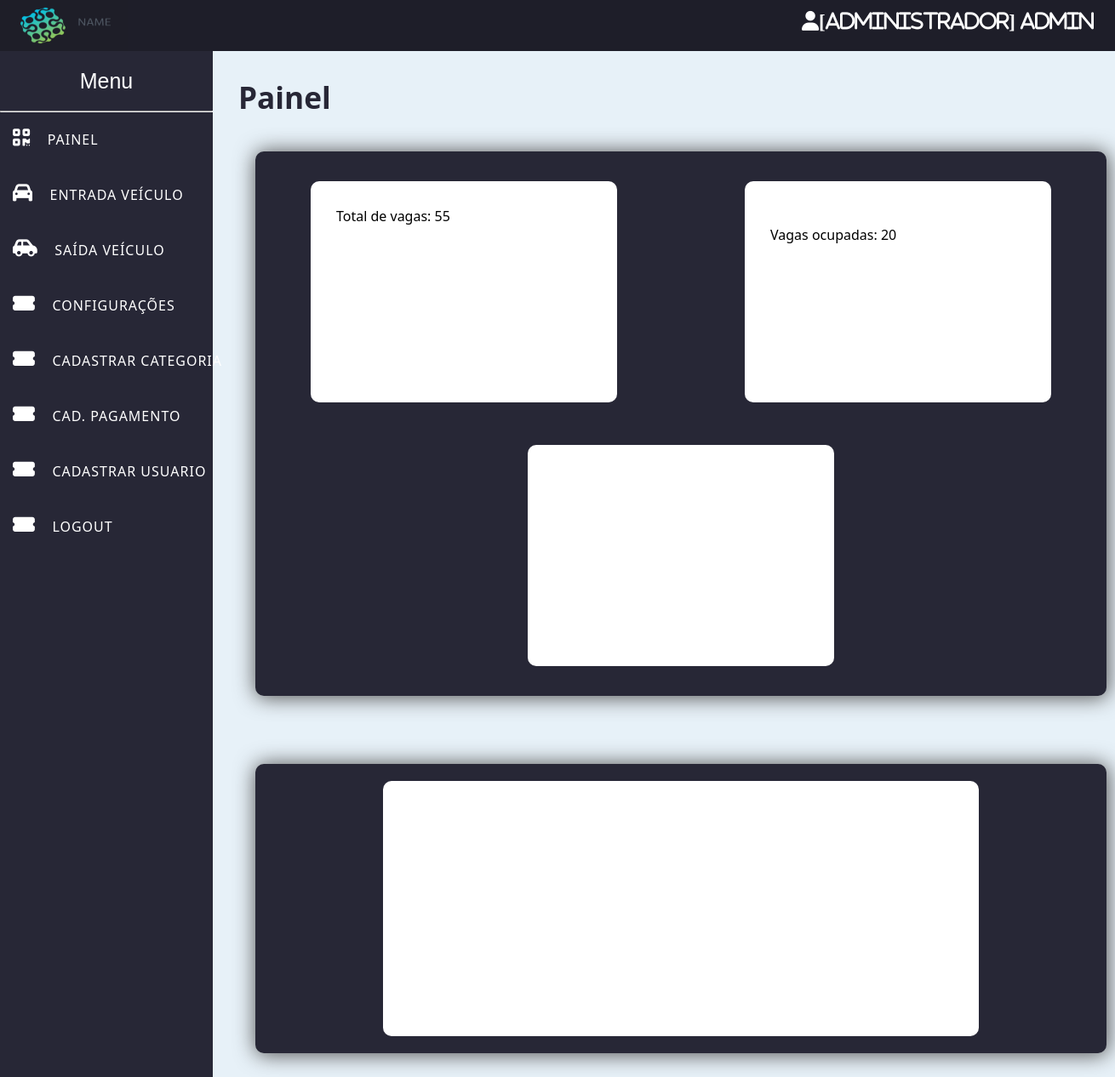
/index.php (signed in), run on the app's committed database.
### tables this page shows
CREATE TABLE `usuarios` (
  `id_usuario` int(4) NOT NULL AUTO_INCREMENT,
  `nome_usuario` varchar(50) DEFAULT NULL,
  `email` varchar(100) DEFAULT NULL,
  `senha` varchar(80) DEFAULT NULL,
  `nivel` varchar(15) DEFAULT NULL,
  PRIMARY KEY (`id_usuario`)
);

CREATE TABLE `configuracoes` (
  `id` int(11) NOT NULL AUTO_INCREMENT,
  `total_vagas` int(10) DEFAULT NULL,
  `total_vagas_ocupadas` int(10) DEFAULT NULL,
  `valor_pequeno` decimal(10,2) DEFAULT NULL,
  `valor_medio` decimal(10,2) DEFAULT NULL,
  `valor_grande` decimal(10,2) DEFAULT NULL,
  `tempo_isencao` int(2) DEFAULT NULL,
  `nome_estacionamento` varchar(45) DEFAULT NULL,
  `endereco` varchar(50) DEFAULT NULL,
  `mensagem` varchar(110) DEFAULT NULL,
  `telefone` varchar(15) DEFAULT NULL,
  PRIMARY KEY (`id`)
);

### index.php (the view, shortened to what this page needs)
<head>
<?php include('sidebar.php') ?>
<?php include('db/config.php');
    ?>
    <link rel="stylesheet" href="css/home.css">
</head>
<?php
$result_vagas = "SELECT * FROM configuracoes";
$result_verifica_vagas = mysqli_query($con, $result_vagas);
while ($result_vagas = mysqli_fetch_assoc($result_verifica_vagas)) {
    $total_vagas = "Total de vagas: " . $result_vagas['total_vagas'];
    $total_vagas_ocupadas = "<br>Vagas ocupadas: " . $result_vagas['total_vagas_ocupadas'];
}
?>
<body>
<body>
    <main>
        <div class="titulo">
            <h4>Painel</h4>
        </div>
        <div class="container-dados-vagas" fixed>
            <div class="dados-vagas">
            <?php echo " $total_vagas" ?>
            </div>
            <div class="dados-vagas">
            <?php echo " $total_vagas_ocupadas" ?>
            </div>
            <div class="dados-vagas">
            </div>
        </div>
        <div class="container-dados-vagas-02">
            <div class="dashboard">
            </div>
        </div>
    </main>
</body>
</body>

### sidebar.php (shortened to what this page needs)
<!DOCTYPE html>
<html lang="pt-br">
<head>
    <?php include('db/config.php');
    $id_usuario = @$_SESSION['id_usuario'];
    include('db/config.php');
    $query = "SELECT * FROM usuarios WHERE id_usuario='$id_usuario'";
    $result = mysqli_query($con, $query);
    while ($usuario = mysqli_fetch_assoc($result)) {
        $login = $usuario['nome_usuario'];
        $nivel = $usuario['nivel'];
    }
    ?>
    <link rel="stylesheet" href="css/sidebar.css">
</head>
<div class="topbar">
    <img src="img/corp.jpg" alt="logo marca">
    <i class="fas fa-light fa-user" id="user-icon"><?php echo "[" . @$nivel . "] " . @$login;  ?></i>
</div>
<div class="sidebar">
    <header> Menu </header>
    <hr>
    <a class="a-efeito" href="index.php">
        <i class="fas fa-qrcode"></i>
        <span>Painel</span>
    </a>
    <a class="a-efeito" href="entrada-veiculo.php">
        <i class="fas fa-car"> </i>
        <span>Entrada veículo</span>
    </a>
    <a class="a-efeito" href="saida-veiculo.php">
        <i class="fas fa-car-side"></i>
        <span>Saída veículo</span>
    </a>
    <?php if (@$_SESSION["nivel_usuario"] == "Administrador") { ?>
        <a class="a-efeito" href="configuracoes.php">
            <i class="fas fa-ticket-alt"></i>
            <span>configurações</span>
        </a>
        <a class="a-efeito" href="cadastro-categoria.php">
            <i class="fas fa-ticket-alt"></i>
            <span>cadastrar categoria</span>
        </a>
        <a class="a-efeito" href="cadastro-forma-pagamento.php">
            <i class="fas fa-ticket-alt"></i>
            <span>cad. pagamento</span>
        </a>
        <a class="a-efeito" href="cadastro-usuario.php">
            <i class="fas fa-ticket-alt"></i>
            <span>cadastrar usuario</span>
        </a>
    <?php } ?>
    <?php if (@$_SESSION["nivel_usuario"] == "Administrador" || @$_SESSION["nivel_usuario"] == "Operador") { ?>
        <a class="a-efeito" href="logout.php">
            <i class="fas fa-ticket-alt"></i>
            <span>logout</span>
        </a>
    <?php } ?>
</div>
<body>
</body>
</html>

### css/sidebar.css (style rules this page uses)
* { margin: 0; padding: 0; text-decoration: none; }
body { background-color: rgb(231, 241, 248); }
img { width: 150px; height: 60px; }
.sidebar { position: fixed; width: 250px; margin-top: 60px; height: 100%; transition: all .5s ease; background-color: #272736; }
.sidebar header { font-size: 25px; color: white; line-height: 70px; text-align: center; background: #272736; user-select: none; font-family: Arial, Helvetica, sans-serif; }
.sidebar .a-efeito { display: block; height: 65px; width: 100%; color: white; line-height: 65px; padding-left: border-box; border-left: 15px solid transparent; font-family: -apple-system, BlinkMacSystemFont, 'Segoe UI', Roboto, Oxygen, Ubuntu, Cantarell, 'Open Sans', 'Helvetica Neue', sans-serif; transition: all .5s ease; }
.sidebar .a-efeito i { font-size: 23px; margin-right: 16px; }
.sidebar .a-efeito span { letter-spacing: 1px; text-transform: uppercase; }
.topbar { position: fixed; width: 100%; height: 60px; background: #1e1e29; }
#user-icon { float: right; margin: 13px 25px 10px 0; font-size: 23px; color: #ffffff; }

### css/home.css (style rules this page uses)
* { margin: 0; padding: 0; text-decoration: none; font-family:'Segoe UI', Tahoma, Geneva, Verdana, sans-serif; }
body { background-color: rgb(231, 241, 248); }
main { margin: 0 auto 0 30px; padding-top: 70px; }
h4 { font-size: 2.2em; margin: 20px 0 0 250px; color: rgb(39, 39, 54); }
.titulo { width: 20vw; height: 11vh; }
.container-dados-vagas { display: flex; gap: 20px; flex-wrap: wrap; justify-content: space-evenly; width: 85vw; width: auto; height: 32vh; height: auto; padding: 20px 0px; margin: auto; border-radius: 10px; background-color: rgb(39, 39, 54); box-shadow: 1px 1px 25px 1px #525252; }
.container-dados-vagas-02 { display: flex; gap: 20px; flex-wrap: wrap; justify-content: space-evenly; width: 85vw; height: 32vh; padding: 20px 0px; margin: 80px auto 30px auto; border-radius: 10px; background-color: rgb(39, 39, 54); box-shadow: 1px 1px 25px 1px #525252; }
.dados-vagas { width: 25vw; height: 30vh; margin: auto; border-radius: 10px; background-color: #ffffff; }
.dashboard { width: 82vw; height: 30vh; margin: auto; border-radius: 10px; background-color: #ffffff; }
@media (max-width: 1600px) { .container-dados-vagas { display: flex; gap: 20px; flex-wrap: wrap; justify-content: space-evenly; max-width: 1290px; height: 1000px; padding: 20px 0px; margin-left: 270px; border-radius: 10px; background-color: rgb(39, 39, 54); box-shadow: 1px 1px 25px 1px #525252; } }
@media (max-width: 1600px) { .container-dados-vagas-02 { display: flex; gap: 20px; flex-wrap: wrap; justify-content: space-evenly; max-width: 1290px; height: 290px; padding: 20px 0px; margin-top: 50px; margin-left: 270px; margin-bottom: 40px; border-radius: 10px; background-color: rgb(39, 39, 54); box-shadow: 1px 1px 25px 1px #525252; } }
@media (max-width: 1600px) { .dados-vagas { width: 500px; height: 300px; margin: auto; padding: 30px; border-radius: 10px; background-color: #ffffff; } }
@media (max-width: 1600px) { .dashboard { width: 1150px; height: 180px; margin: auto; padding: 50px; border-radius: 10px; background-color: #ffffff; } }
@media (max-width: 1440px) { .container-dados-vagas { display: flex; gap: 20px; flex-wrap: wrap; justify-content: space-evenly; max-width: 1000px; height: 600px; padding: 20px 0px; margin-left: 270px; border-radius: 10px; background-color: rgb(39, 39, 54); box-shadow: 1px 1px 25px 1px #525252; } }
@media (max-width: 1440px) { .container-dados-vagas-02 { display: flex; gap: 20px; flex-wrap: wrap; justify-content: space-evenly; max-width: 1000; height: 300px; padding: 20px 0px; margin-top: 80px; margin-left: 270px; border-radius: 10px; background-color: rgb(39, 39, 54); box-shadow: 1px 1px 25px 1px #525252; } }
@media (max-width: 1440px) { .dados-vagas { width: 300px; height: 200px; margin: auto; border-radius: 10px; background-color: #ffffff; } }
@media (max-width: 1440px) { .dashboard { width: 600px; height: 200px; margin: auto; border-radius: 10px; background-color: #ffffff; } }

### data on the page
usuarios: nivel "Administrador", nome_usuario "Admin"
configuracoes: total_vagas "Total de vagas: 55", total_vagas_ocupadas "20"
